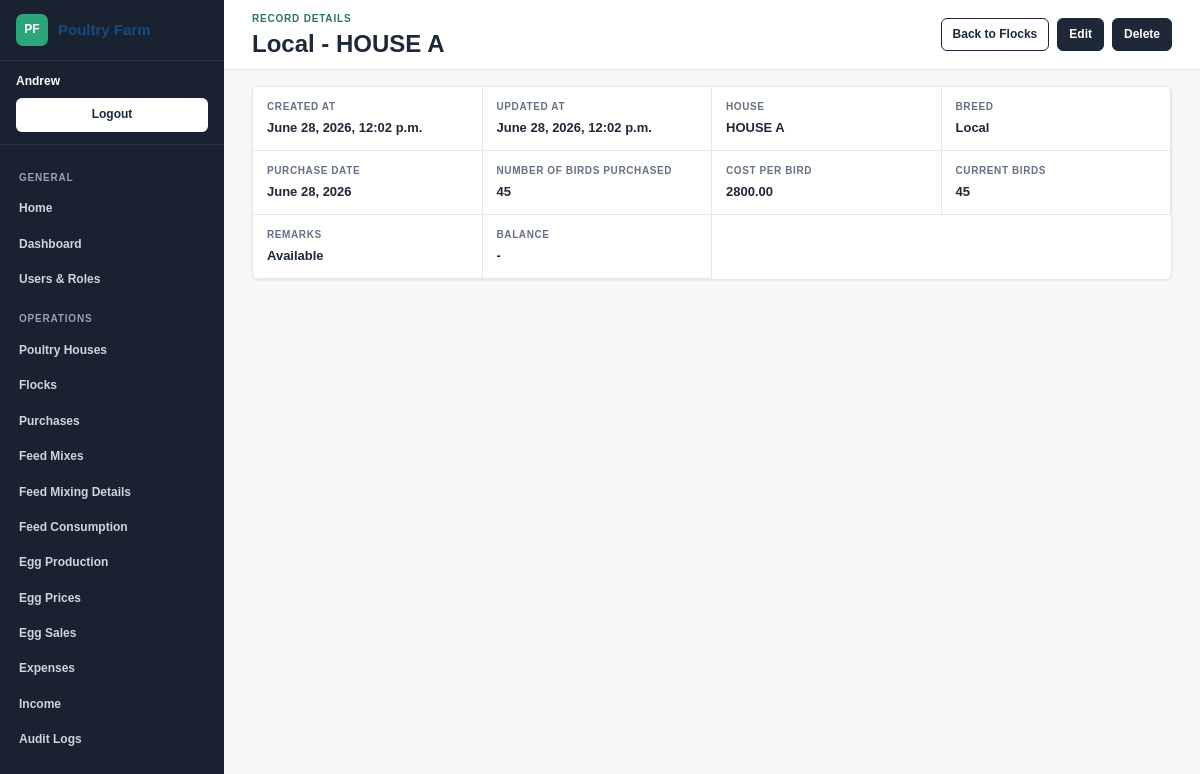
/records/flocks/1/ (signed in), run on the app's committed database.
### PoutryManagementSysyem/models.py (models this page shows, shortened)
class TimeStampedModel(models.Model):
    created_at = models.DateTimeField(auto_now_add=True)
    updated_at = models.DateTimeField(auto_now=True)
    class Meta:
        abstract = True

class Flock(TimeStampedModel):
    detail_properties = ['balance']
    ISA_BROWN = 'ISA Brown'
    LOHMANN_BROWN = 'Lohmann Brown'
    RHODE_ISLAND_RED = 'Rhode Island Red'
    KUROILER = 'Kuroiler'
    COBB_500 = 'Cobb 500'
    ROSS_308 = 'Ross 308'
    SASSO = 'Sasso'
    LOCAL = 'Local'
    OTHER = 'Other'
    BREED_CHOICES = [
        (ISA_BROWN, 'ISA Brown'),
        (LOHMANN_BROWN, 'Lohmann Brown'),
        (RHODE_ISLAND_RED, 'Rhode Island Red'),
        (KUROILER, 'Kuroiler'),
        (COBB_500, 'Cobb 500'),
        (ROSS_308, 'Ross 308'),
        (SASSO, 'Sasso'),
        (LOCAL, 'Local'),
        (OTHER, 'Other'),
    ]
    DIED = 'Died'
    SICK = 'Sick'
    AVAILABLE = 'Available'
    REMARK_CHOICES = [
        (AVAILABLE, 'Available'),
        (DIED, 'Died'),
        (SICK, 'Sick'),
    ]
    house = models.ForeignKey(PoultryHouse, on_delete=models.PROTECT, related_name='flocks')
    breed = models.CharField(max_length=100, choices=BREED_CHOICES)
    purchase_date = models.DateField(default=timezone.localdate)
    number_of_birds = models.PositiveIntegerField()
    cost_per_bird = models.DecimalField(max_digits=12, decimal_places=2)
    current_birds = models.PositiveIntegerField()
    remarks = models.CharField(max_length=20, choices=REMARK_CHOICES, default=AVAILABLE)
    class Meta:
        ordering = ['-purchase_date', 'breed']
    @property
    def balance(self):
        return self.number_of_birds - self.current_birds
    def __str__(self):
        return f'{self.breed} - {self.house}'

class PoultryHouse(TimeStampedModel):
    LAYER = 'Layer'
    BROILER = 'Broiler'
    OTHER = 'Other'
    BIRD_TYPE_CHOICES = [
        (LAYER, 'Layer'),
        (BROILER, 'Broiler'),
        (OTHER, 'Other'),
    ]
    ACTIVE = 'Full capacity'
    MAINTENANCE = 'Half capacity'
    INACTIVE = 'Empty'
    STATUS_CHOICES = [
        (ACTIVE, 'Full capacity'),
        (MAINTENANCE, 'Half capacity'),
        (INACTIVE, 'Empty'),
    ]
    house_name = models.CharField(max_length=100, unique=True)
    capacity = models.PositiveIntegerField()
    bird_type = models.CharField(max_length=20, choices=BIRD_TYPE_CHOICES)
    status = models.CharField(max_length=20, choices=STATUS_CHOICES, default=ACTIVE)
    class Meta:
        ordering = ['house_name']
    def __str__(self):
        return self.house_name

### PoutryManagementSysyem/views.py (the view)
# urls.py: path('records/<slug:model_slug>/<int:pk>/', views.record_detail, name='record_detail'),
@login_required
def record_detail(request, model_slug, pk):
    config = get_crud_config(model_slug)
    if not config:
        return redirect('poultry:crud_index')
    require_model_permission(request, config['model'], 'view')
    obj = get_object_or_404(config['model'], pk=pk)
    return render(request, 'PoutryManagementSysyem/record_detail.html', {
        'config': config,
        'model_slug': model_slug,
        'object': obj,
        'rows': object_rows(obj),
        'can_change': not config.get('read_only') and has_model_permission(request.user, config['model'], 'change'),
        'can_delete': not config.get('read_only') and has_model_permission(request.user, config['model'], 'delete'),
    })

### PoutryManagementSysyem/views.py (called while the page is built, shortened)
def get_crud_config(slug):
    return CRUD_MODELS.get(slug)

def model_permission(model, action):
    return f'{model._meta.app_label}.{action}_{model._meta.model_name}'

def has_model_permission(user, model, action):
    return user.has_perm(model_permission(model, action))

def require_model_permission(request, model, action):
    if not has_model_permission(request.user, model, action):
        raise PermissionDenied

def format_label(value):
    labels = {
        'inventory_item': 'Purchased Item',
        'purchase': 'Purchased Item',
        'total_quantity': 'Quantity',
        'total_unit_price': 'Unit Price',
        'total_cost': 'Total Amount',
        'stock': 'Stock',
        'number_of_birds': 'Number Of Birds Purchased',
        'remarks_status': 'Remarks',
    }
    if value in labels:
        return labels[value]
    return value.replace('_', ' ').title()

def format_cell_value(obj, column):
    value = getattr(obj, column)
    if isinstance(obj, EggProduction):
        if column in {'sold_eggs', 'egg_balance', 'loose_egg_balance'}:
            return f'{format_decimal(value)} eggs'
        if column == 'tray_balance':
            return f'{format_decimal(value)} trays'
    return value

def object_rows(obj):
    hidden_fields = {'id'}
    if isinstance(obj, FeedMix):
        hidden_fields.update({'item_name', 'purchase', 'quantity', 'unit_price', 'total_amount', 'remarks'})
    rows = []
    for field in obj._meta.fields:
        if field.name in hidden_fields:
            continue
        rows.append({
            'label': format_label(field.name),
            'value': format_cell_value(obj, field.name),
        })
    for name in getattr(obj, 'detail_properties', []):
        rows.append({
            'label': format_label(name),
            'value': format_cell_value(obj, name),
        })
    return rows

### PoutryManagementSysyem/templates/PoutryManagementSysyem/record_detail.html (shortened to what this page needs)
{% extends 'PoutryManagementSysyem/base_app.html' %}
{% block eyebrow %}Record details{% endblock %}
{% block page_title %}{{ object }}{% endblock %}
{% block page_actions %}
    <a href="{% url 'poultry:record_list' model_slug %}">Back to {{ config.title }}</a>
    {% if can_change %}
        <a href="{% url 'poultry:record_update' model_slug object.pk %}">Edit</a>
    {% endif %}
    {% if can_delete %}
        <a href="{% url 'poultry:record_delete' model_slug object.pk %}">Delete</a>
    {% endif %}
{% endblock %}
{% block content %}
    <section class="detail-panel detail-panel-{{ model_slug }}">
        {% for row in rows %}
            <article>
                <span>{{ row.label }}</span>
                <strong>{{ row.value|default:"-" }}</strong>
            </article>
        {% endfor %}
    </section>
{% endblock %}

### PoutryManagementSysyem/templates/PoutryManagementSysyem/base_app.html (shortened to what this page needs)
{% load static %}
<!doctype html>
<html lang="en">
<head>
    <link rel="stylesheet" href="{% static 'PoutryManagementSysyem/styles.css' %}">
</head>
<body class="admin-layout">
    <aside class="app-sidebar" aria-label="Application navigation">
        <a class="sidebar-brand" href="/">
            <span>PF</span>
            <strong>Poultry Farm</strong>
        </a>
        {% if user.is_authenticated %}
            <div class="sidebar-user">
                <span>{{ user.get_username }}</span>
                <form method="post" action="{% url 'logout' %}">
                    <button type="submit">Logout</button>
                </form>
            </div>
        {% endif %}
        <nav class="sidebar-nav">
            <span class="nav-section">General</span>
            <a href="/">Home</a>
            <a href="{% url 'poultry:dashboard' %}">Dashboard</a>
            {% if perms.auth.view_user or perms.auth.view_group %}
                <a href="{% url 'poultry:user_list' %}">Users & Roles</a>
            {% endif %}
            <span class="nav-section">Operations</span>
            {% if perms.PoutryManagementSysyem.view_poultryhouse %}
                <a href="{% url 'poultry:record_list' 'houses' %}">Poultry Houses</a>
            {% endif %}
            {% if perms.PoutryManagementSysyem.view_flock %}
                <a href="{% url 'poultry:record_list' 'flocks' %}">Flocks</a>
            {% endif %}
            {% if perms.PoutryManagementSysyem.view_purchase %}
                <a href="{% url 'poultry:record_list' 'purchases' %}">Purchases</a>
            {% endif %}
            {% if perms.PoutryManagementSysyem.view_feedmix %}
                <a href="{% url 'poultry:record_list' 'feed-mixes' %}">Feed Mixes</a>
            {% endif %}
            {% if perms.PoutryManagementSysyem.view_feedmixdetail %}
                <a href="{% url 'poultry:record_list' 'feed-mix-details' %}">Feed Mixing Details</a>
            {% endif %}
            {% if perms.PoutryManagementSysyem.view_feedconsumption %}
                <a href="{% url 'poultry:record_list' 'feed-consumption' %}">Feed Consumption</a>
            {% endif %}
            {% if perms.PoutryManagementSysyem.view_eggproduction %}
                <a href="{% url 'poultry:record_list' 'egg-production' %}">Egg Production</a>
            {% endif %}
            {% if perms.PoutryManagementSysyem.view_eggprice %}
                <a href="{% url 'poultry:record_list' 'egg-prices' %}">Egg Prices</a>
            {% endif %}
            {% if perms.PoutryManagementSysyem.view_eggsale %}
                <a href="{% url 'poultry:record_list' 'egg-sales' %}">Egg Sales</a>
            {% endif %}
            {% if perms.PoutryManagementSysyem.view_expense %}
                <a href="{% url 'poultry:record_list' 'expenses' %}">Expenses</a>
            {% endif %}
            {% if perms.PoutryManagementSysyem.view_income %}
                <a href="{% url 'poultry:record_list' 'income' %}">Income</a>
            {% endif %}
            {% if perms.PoutryManagementSysyem.view_auditlog %}
                <a href="{% url 'poultry:record_list' 'audit-logs' %}">Audit Logs</a>
            {% endif %}
        </nav>
    </aside>
    <div class="app-shell">
        <header class="app-topbar">
            <div>
                <div class="eyebrow">{% block eyebrow %}Farm management{% endblock %}</div>
                <h1>{% block page_title %}Poultry Management{% endblock %}</h1>
            </div>
            <nav class="actions">
                {% block page_actions %}{% endblock %}
            </nav>
        </header>
        <main class="app-main">
            {% block content %}{% endblock %}
        </main>
    </div>
</body>
</html>

### data on the page
Flock: breed+house "Local - HOUSE A", value "June 28, 2026, 12:02 p.m." "June 28, 2026, 12:02 p.m." "Local" "June 28, 2026" "2800.00" "Available"
PoultryHouse: label "HOUSE", value "HOUSE A"

### other printed values
{{ user.get_username }} "Andrew"
{{ config.title }} "Flocks"
{{ row.label }} "CREATED AT" "UPDATED AT" "BREED" "PURCHASE DATE" "NUMBER OF BIRDS PURCHASED" "COST PER BIRD" "CURRENT BIRDS" "REMARKS" "BALANCE"
{{ row.value|default:"-" }} "45" "45" "-"
